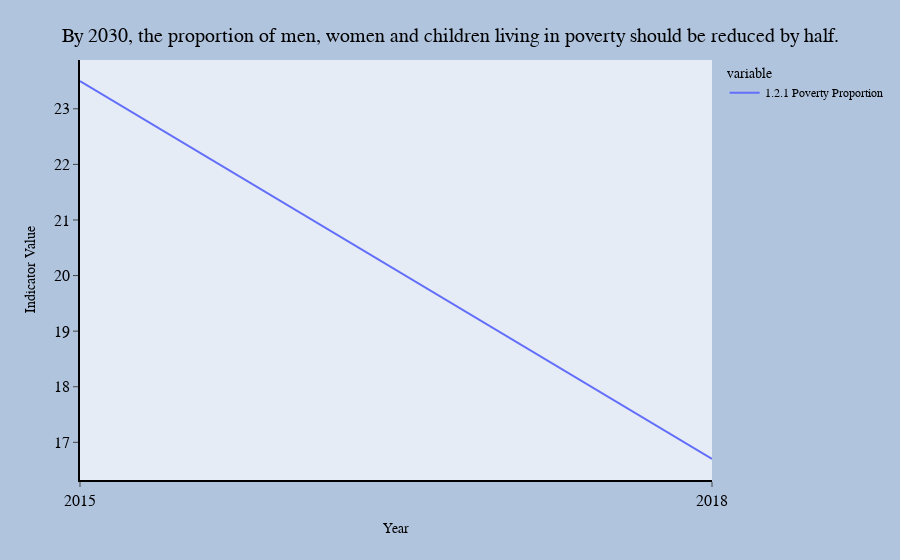

The cell this chart's notebook holds for it:
### Code cell
fig = px.line(region_df) 
title = sdg_info [sdg_info ['Target Number'] == target_selected].drop_duplicates(['Target Number'])['Shortened Target'][1]

fig = line_update_layout (fig, title, 'Indicator Value')
fig.update_xaxes(type='category')
    
fig.show ()

### Figure 1 — Plotly figure (JSON) as saved in the notebook; plotly's stock layout.template omitted (floating-point values rounded to 4 significant figures)
{"data": [{"hovertemplate": "variable=1.2.1 Poverty Proportion<br>Year=%{x}<br>value=%{y}<extra></extra>", "legendgroup": "1.2.1 Poverty Proportion", "line": {"color": "#636efa", "dash": "solid"}, "marker": {"symbol": "circle"}, "mode": "lines", "name": "1.2.1 Poverty Proportion", "orientation": "v", "showlegend": true, "type": "scatter", "x": [2015, 2018], "xaxis": "x", "y": [23.5, 16.7], "yaxis": "y"}], "layout": {"autosize": true, "font": {"color": "#000000", "family": "Cambria"}, "hovermode": "x unified", "legend": {"title": {"text": "variable"}, "tracegroupgap": 0}, "margin": {"t": 60}, "paper_bgcolor": "LightSteelBlue", "plot_bgcolor": "light gray", "showlegend": true, "title": {"font": {"color": "#000000", "family": "Cambria", "size": 20}, "text": "By 2030, the proportion of men, women and children living in poverty should be reduced by half.", "x": 0.5, "y": 0.95}, "xaxis": {"anchor": "y", "domain": [0, 1], "linecolor": "#000000", "linewidth": 2, "showgrid": false, "showline": true, "showticklabels": true, "tickfont": {"color": "#000000", "family": "Cambria", "size": 16}, "ticks": "outside", "title": {"text": "Year"}, "type": "category"}, "yaxis": {"anchor": "x", "domain": [0, 1], "linecolor": "#000000", "linewidth": 2, "showgrid": false, "showline": true, "showticklabels": true, "tickfont": {"color": "#000000", "family": "Cambria", "size": 16}, "ticks": "outside", "title": {"text": "Indicator Value"}}}}
